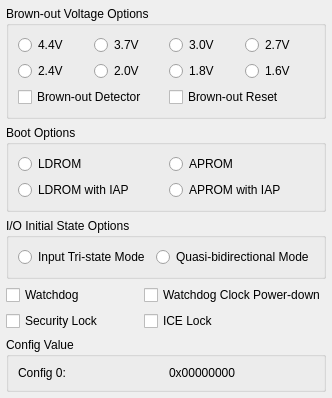
<?xml version="1.0" encoding="UTF-8"?>
<ui version="4.0">
 <class>Dialog</class>
 <widget class="QDialog" name="Dialog">
  <property name="geometry">
   <rect>
    <x>0</x>
    <y>0</y>
    <width>306</width>
    <height>312</height>
   </rect>
  </property>
  <layout class="QGridLayout" name="outer_layout">
   <property name="leftMargin">
    <number>6</number>
   </property>
   <property name="topMargin">
    <number>6</number>
   </property>
   <property name="rightMargin">
    <number>6</number>
   </property>
   <property name="bottomMargin">
    <number>6</number>
   </property>
   <property name="spacing">
    <number>6</number>
   </property>
   <item row="0" column="1" colspan="2">
    <widget class="QGroupBox" name="IDC_GROUP_BROWN_OUT_VOLTAGE">
     <property name="title">
      <string>Brown-out Voltage Options</string>
     </property>
     <layout class="QGridLayout" name="gridLayout">
      <item row="0" column="0">
       <widget class="QRadioButton" name="IDC_RADIO_BOV_0">
        <property name="text">
         <string>4.4V</string>
        </property>
       </widget>
      </item>
      <item row="0" column="1">
       <widget class="QRadioButton" name="IDC_RADIO_BOV_1">
        <property name="text">
         <string>3.7V</string>
        </property>
       </widget>
      </item>
      <item row="0" column="2">
       <widget class="QRadioButton" name="IDC_RADIO_BOV_2">
        <property name="text">
         <string>3.0V</string>
        </property>
       </widget>
      </item>
      <item row="0" column="3">
       <widget class="QRadioButton" name="IDC_RADIO_BOV_3">
        <property name="text">
         <string>2.7V</string>
        </property>
       </widget>
      </item>
      <item row="1" column="0">
       <widget class="QRadioButton" name="IDC_RADIO_BOV_4">
        <property name="text">
         <string>2.4V</string>
        </property>
       </widget>
      </item>
      <item row="1" column="1">
       <widget class="QRadioButton" name="IDC_RADIO_BOV_5">
        <property name="text">
         <string>2.0V</string>
        </property>
       </widget>
      </item>
      <item row="1" column="2">
       <widget class="QRadioButton" name="IDC_RADIO_BOV_6">
        <property name="text">
         <string>1.8V</string>
        </property>
       </widget>
      </item>
      <item row="1" column="3">
       <widget class="QRadioButton" name="IDC_RADIO_BOV_7">
        <property name="text">
         <string>1.6V</string>
        </property>
       </widget>
      </item>
      <item row="2" column="0" colspan="2">
       <widget class="QCheckBox" name="IDC_CHECK_BROWN_OUT_DETECT">
        <property name="text">
         <string>Brown-out Detector</string>
        </property>
       </widget>
      </item>
      <item row="2" column="2" colspan="2">
       <widget class="QCheckBox" name="IDC_CHECK_BROWN_OUT_RESET">
        <property name="text">
         <string>Brown-out Reset</string>
        </property>
       </widget>
      </item>
     </layout>
    </widget>
   </item>
   <item row="1" column="1" colspan="2">
    <widget class="QGroupBox" name="IDC_GROUP_BOOT_SELECT">
     <property name="title">
      <string>Boot Options</string>
     </property>
     <layout class="QGridLayout" name="gridLayout_2">
      <item row="0" column="0">
       <widget class="QRadioButton" name="IDC_RADIO_BS_LDROM">
        <property name="text">
         <string>LDROM</string>
        </property>
       </widget>
      </item>
      <item row="0" column="1">
       <widget class="QRadioButton" name="IDC_RADIO_BS_APROM">
        <property name="text">
         <string>APROM</string>
        </property>
       </widget>
      </item>
      <item row="1" column="0">
       <widget class="QRadioButton" name="IDC_RADIO_BS_LDROM_APROM">
        <property name="text">
         <string>LDROM with IAP</string>
        </property>
       </widget>
      </item>
      <item row="1" column="1">
       <widget class="QRadioButton" name="IDC_RADIO_BS_APROM_LDROM">
        <property name="text">
         <string>APROM with IAP</string>
        </property>
       </widget>
      </item>
     </layout>
    </widget>
   </item>
   <item row="2" column="1" colspan="2">
    <widget class="QGroupBox" name="IDC_GROUP_IO_STATE">
     <property name="title">
      <string>I/O Initial State Options</string>
     </property>
     <layout class="QHBoxLayout" name="layout_IDC_GROUP_IO_STATE">
      <item>
       <widget class="QRadioButton" name="IDC_RADIO_IO_TRI">
        <property name="text">
         <string>Input Tri-state Mode</string>
        </property>
       </widget>
      </item>
      <item>
       <widget class="QRadioButton" name="IDC_RADIO_IO_BI">
        <property name="text">
         <string>Quasi-bidirectional Mode</string>
        </property>
       </widget>
      </item>
     </layout>
    </widget>
   </item>
   <item row="5" column="1" colspan="2">
    <widget class="QGroupBox" name="IDC_GROUP_CONFIG_VALUE">
     <property name="title">
      <string>Config Value</string>
     </property>
     <layout class="QHBoxLayout" name="layout_IDC_GROUP_CONFIG_VALUE">
      <item>
       <widget class="QLabel" name="IDC_STATIC_CONFIG_0">
        <property name="text">
         <string>Config 0:</string>
        </property>
       </widget>
      </item>
      <item>
       <widget class="QLabel" name="IDC_STATIC_CONFIG_VALUE_0">
        <property name="text">
         <string>0x00000000</string>
        </property>
       </widget>
      </item>
     </layout>
    </widget>
   </item>
   <item row="4" column="2">
    <widget class="QCheckBox" name="IDC_CHECK_ICE_LOCK">
     <property name="text">
      <string>ICE Lock</string>
     </property>
    </widget>
   </item>
   <item row="3" column="1">
    <widget class="QCheckBox" name="IDC_CHECK_WDT_ENABLE">
     <property name="text">
      <string>Watchdog</string>
     </property>
    </widget>
   </item>
   <item row="4" column="1">
    <widget class="QCheckBox" name="IDC_CHECK_SECURITY_LOCK">
     <property name="text">
      <string>Security Lock</string>
     </property>
    </widget>
   </item>
   <item row="3" column="2">
    <widget class="QCheckBox" name="IDC_CHECK_WDT_POWER_DOWN">
     <property name="text">
      <string>Watchdog Clock Power-down</string>
     </property>
    </widget>
   </item>
  </layout>
 </widget>
 <resources/>
 <connections/>
</ui>
